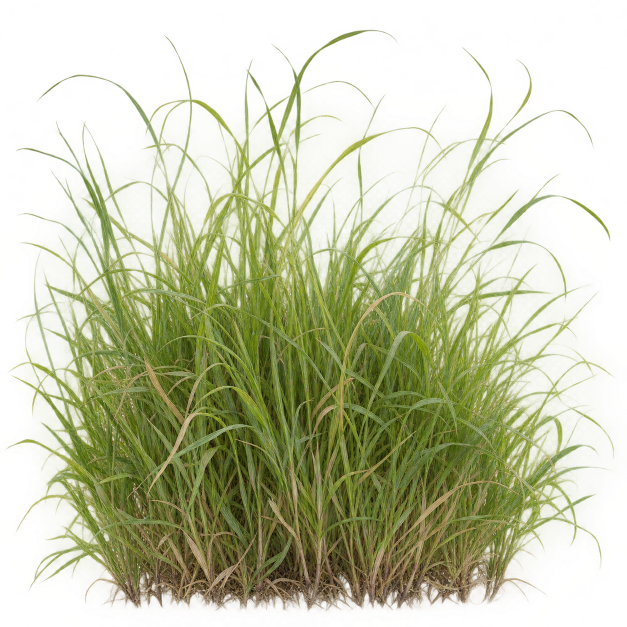
#> input picture ArtSource/MeadowGrass/BasalBlades.png, 1254 x 1254 px (shown at 1/2 size); its folder holds 3 pictures in this run
$ python BuildPilotMeadowAtlas.py
#> lines starting #> are read from the running program, lines starting #| are printed output that depends on the picture
"""Pack the two pilot meadow cutouts as basal blades (left) and seed stems (right)."""
from pathlib import Path

from PIL import Image


root = Path(__file__).resolve().parents[1]
source = root / "ArtSource" / "MeadowGrass"
destination = root / "Assets" / "Textures" / "Grass" / "T_PilotMeadowBlades.png"
tile = 512
gutter = 12
atlas = Image.new("RGBA", (tile * 2, tile))
#> atlas: PIL image 1024x512 RGBA; every value is 0

for index, name in enumerate(("BasalBlades", "SeedStems")):
    with Image.open(source / f"{name}.png") as original:
#> original is the input picture: PIL image 1254x1254 RGBA; mean R, G, B, A 125.7, 132.6, 82.3, 116.6
        art = original.convert("RGBA")
    if index == 0:
        # End just above the photographed litter at the base. The card sinks this edge into the ground.
        art = art.crop((0, 0, art.width, round(art.height * .93)))
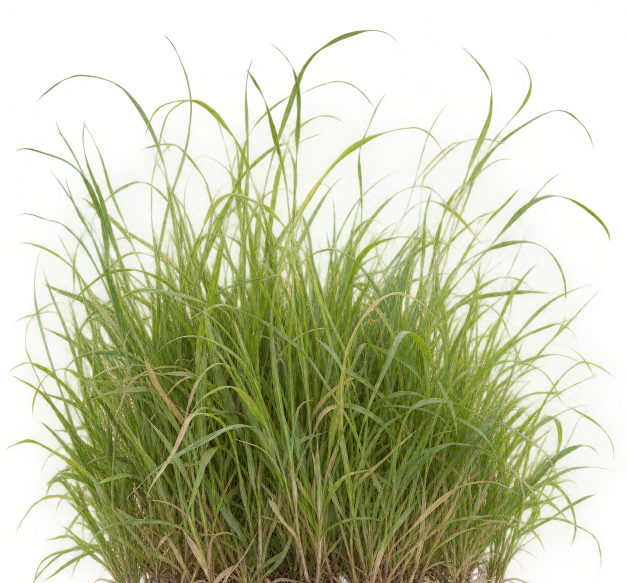
#> art: PIL image 1254x1166 RGBA (shown at 1/2 size); mean R, G, B, A 125.3, 133.4, 81.4, 120.7; transparent parts drawn white
    matte = 122 if index == 0 else 48
    alpha = art.getchannel("A").point(lambda value: max(0, round((value - matte) * 255 / (255 - matte))))
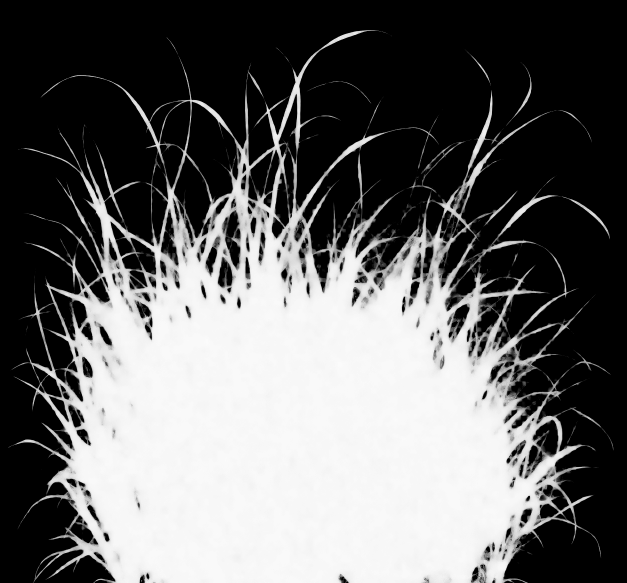
#> alpha: PIL image 1254x1166 L (shown at 1/2 size); min 0, max 255, mean 100.7
    art.putalpha(alpha)
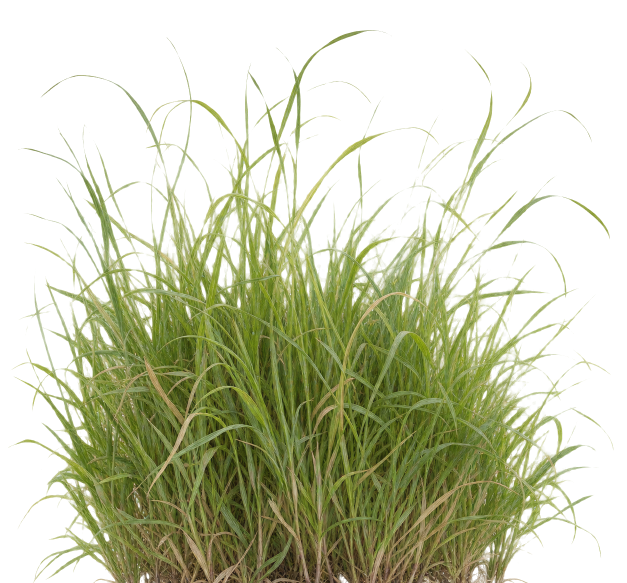
#> art: PIL image 1254x1166 RGBA (shown at 1/2 size); mean R, G, B, A 125.3, 133.4, 81.4, 100.7; transparent parts drawn white
    art = art.crop(alpha.point(lambda value: 255 if value >= 64 else 0).getbbox())
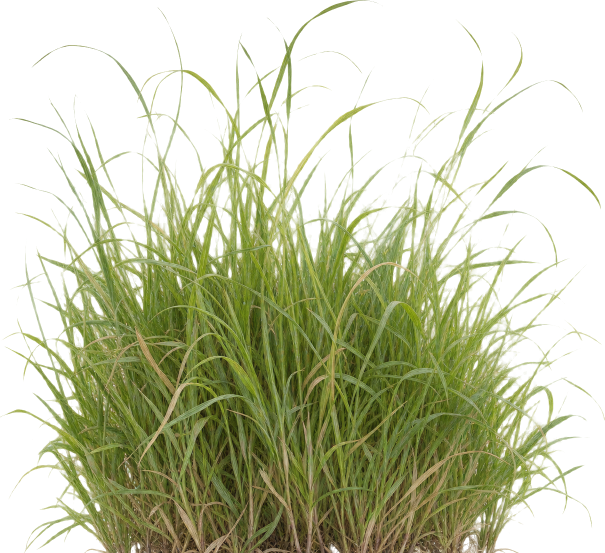
#> art: PIL image 1209x1106 RGBA (shown at 1/2 size); mean R, G, B, A 133.3, 142.2, 86.2, 110.1; transparent parts drawn white
    art = art.resize((tile - 2 * gutter, tile - 2 * gutter), Image.Resampling.LANCZOS)
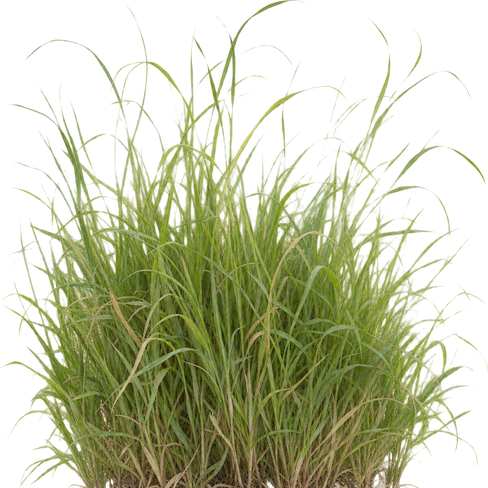
#> art: PIL image 488x488 RGBA; mean R, G, B, A 73, 78.4, 39.6, 110.4; transparent parts drawn white
    atlas.paste(art, (index * tile + gutter, gutter))
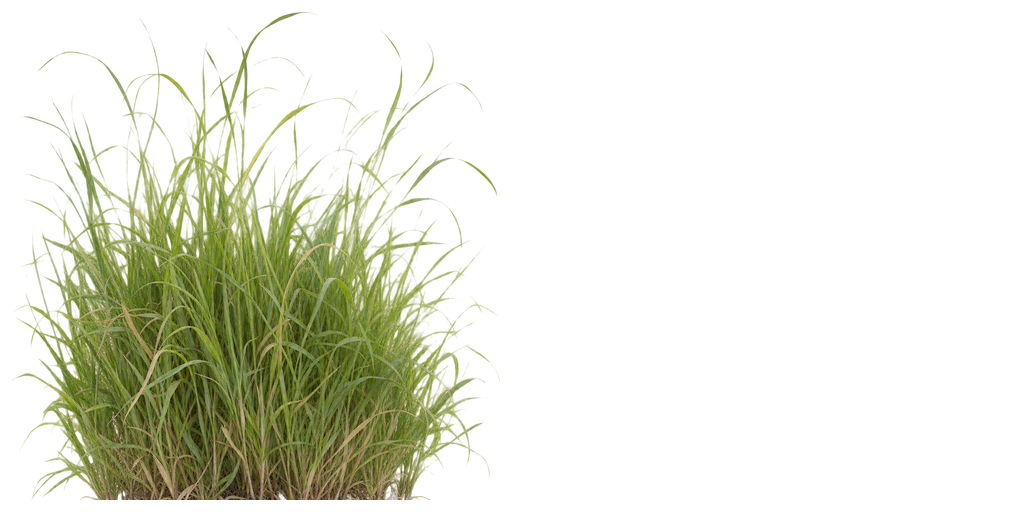
#> atlas: PIL image 1024x512 RGBA; mean R, G, B, A 33.1, 35.6, 18, 50.2; transparent parts drawn white
#> pass 2 of the loop `for index, name in enumerate(("BasalBlades", "SeedStems")):`:
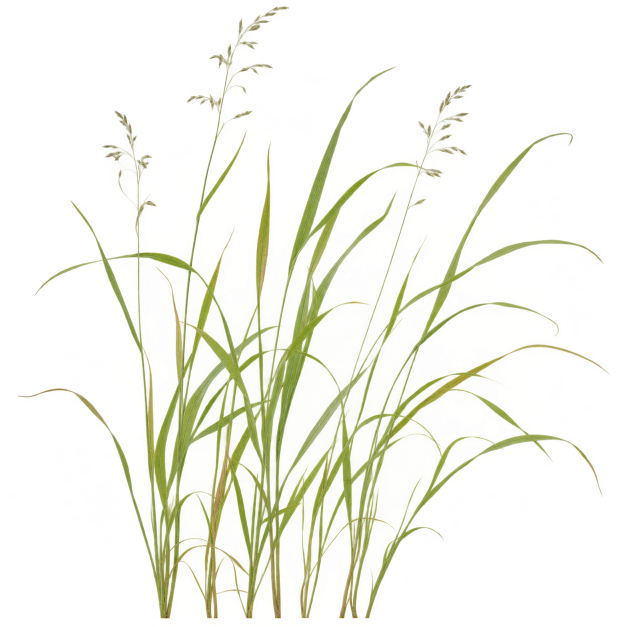
#> input picture ArtSource/MeadowGrass/SeedStems.png, 1254 x 1254 px (shown at 1/2 size)
#> original is the input picture: PIL image 1254x1254 RGBA; mean R, G, B, A 79.1, 82.4, 33.1, 26.8
#> `alpha = art.getchannel("A").point(lambda value: max(0, round((value - ..`:
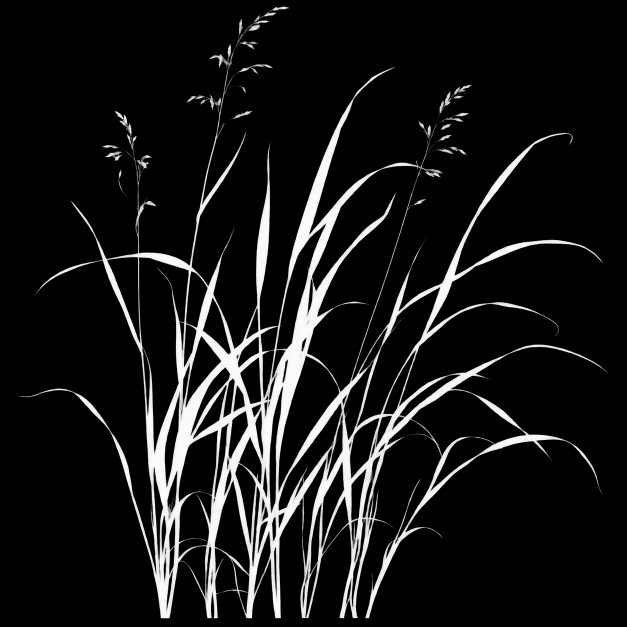
#> alpha: PIL image 1254x1254 L (shown at 1/2 size); min 0, max 255, mean 23.9
#> `atlas.paste(art, (index * tile + gutter, gutter))`:
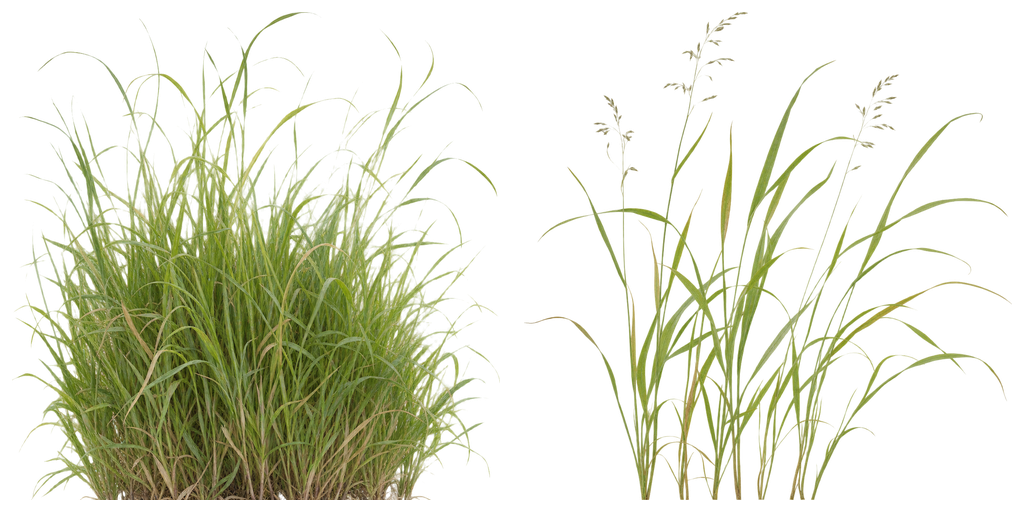
#> atlas: PIL image 1024x512 RGBA; mean R, G, B, A 47.3, 50.5, 25.1, 62.2; transparent parts drawn white
atlas.save(destination, optimize=True)
